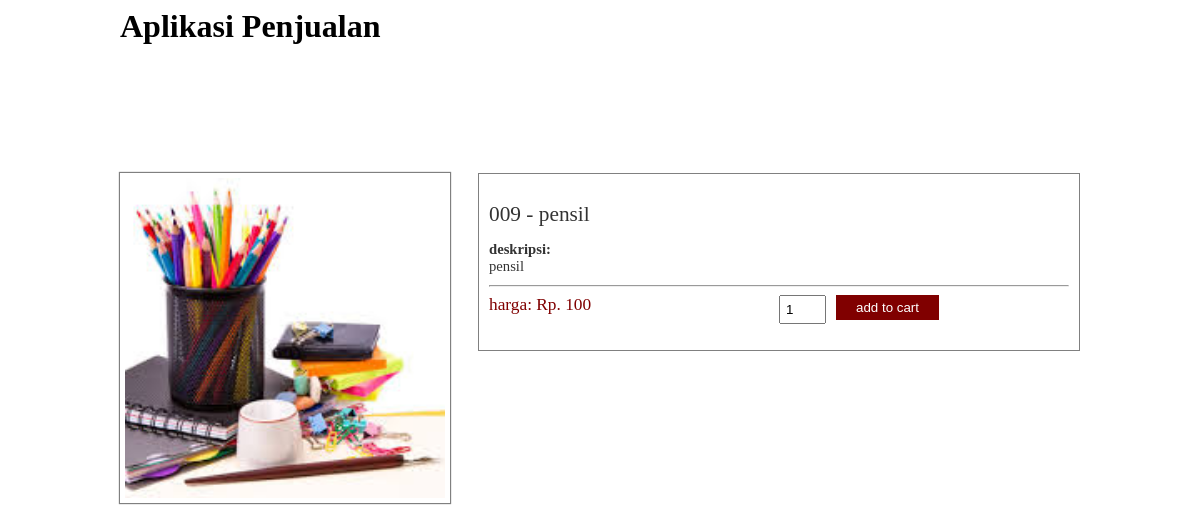
Screenshot of /?page=produk_detail&i=2 with the database file from the repository.
### tables this page shows
CREATE TABLE `tbl_produk` (
  `id` int(11) NOT NULL,
  `kode_produk` varchar(11) NOT NULL,
  `nama_produk` varchar(50) NOT NULL,
  `jns_produk` int(11) NOT NULL,
  `deskripsi` text NOT NULL,
  `harga` double NOT NULL,
  `gambar` varchar(50) NOT NULL,
  `tgl_input` datetime NOT NULL,
  `tgl_edit` datetime NOT NULL
);

### include/database.php (called while the page is built, shortened)
<?php
class database{
	private $dbhost;
	private $dbuser;
	private $dbpassword;
	private $dbname;
	function __construct($host, $user, $pass, $db){
		$this->dbhost = $host;
		$this->dbuser = $user;
		$this->dbpassword = $pass;
		$this->dbname = $db;
	}
	function connectMySQL(){
		$this->dbkonek = mysqli_connect($this->dbhost,$this->dbuser,$this->dbpassword,$this->dbname);
		return $this->dbkonek;
	}
}
?>

### include/penjualan.php (called while the page is built, shortened)
<?php
include "database.php";
class penjualan extends database{
	function tampilprodukbyid($id){
		$query = "SELECT * FROM tbl_produk where id = '$id'";
		$hasil = mysqli_query($this->dbkonek,$query);
		if(mysqli_num_rows($hasil) > 0){
			$data = mysqli_fetch_assoc($hasil);
			}
		return $data;
		}
}
?>

### produk_detail.php (the view, shortened to what this page needs)
<?php
	$db = new penjualan('localhost','root','','penjualan');
	$db->connectMYSQL();
	$produk = $db->tampilprodukbyid($_GET['i']);
?>
<div class="produk-detail">
	<div class="produk-image" style="<?php echo $produk['gambar'] != "" && file_exists("./upload/".$produk['gambar']) ? "background-image:url(upload/".$produk['gambar'].")" : "background-image:url(upload/index.jpg)" ?>"></div>
	<div class="produk-desc">
	<h2 class ="produk-name"><?php echo $produk['kode_produk']." - " .$produk['nama_produk'] ?></h2>
	<p class = "deskripsi">
		<?php echo "<b>deskripsi: </b><br/>".$produk['deskripsi'] ?>
	</p>
	<hr/>
	<div class="produk-nav">
		<div class="produk-harga"><?php echo "harga: Rp. ".$produk['harga'] ?>
		</div>
		<form action="add_to_cart.php" name="add_to_cart_form" method="post" class="inline-form">
			<input type ="text" class= "form-control" name="banyak" value="1" size="2"/>
			<input type="submit" name="add_to_cart" class="btn" value="add to cart">
		</form>
		</div>
	</div>
</div>

### css/style.css (style rules this page uses)
.produk-detail .produk-image { display: block; width: 320px; height: 320px; background-position: center center; background-repeat: no-repeat; background-size: cover; border: 5px solid white; box-shadow: 0px 0px 1px 1px grey; float: left; }
.produk-detail .produk-desc { display: block; width: 580px; height: auto; float: right; border: 1px solid grey; padding: 10px; }
.produk-detail .produk-desc .produk-name { font: 16pt 'trebuchet MS'; color: #333; display: block; margin-bottom: 10px; }
.produk-detail .produk-desc .deskripsi { font: 11pt 'tahoma'; color: #333; display: block; margin-bottom: 10px; }
.produk-detail .produk-desc .produk-nav { display: block; }
.produk-detail .produk-desc .produk-nav .produk-harga { display: block; float: left; width: 50%; font: 13pt 'trebuchet ms'; color: maroon; }
.produk-detail .produk-desc .produk-nav form { display: block; float: right; width: 50%; }
.produk-detail .produk-desc .produk-nav form .form-control { padding: 5px; }
.produk-detail .produk-desc .produk-nav form .btn { display: block; padding: 5px 20px; color: white; background-color: maroon; border: none; margin-left: 10px; }
.produk-detail .produk-desc .produk-nav form.inline-form .btn, .produk-detail .produk-desc .produk-nav form.inline-form .form-control { float: left; }

### rows the page displays
tbl_produk: gambar (picture), kode_produk "009", nama_produk "pensil", deskripsi "pensil", harga "100"
